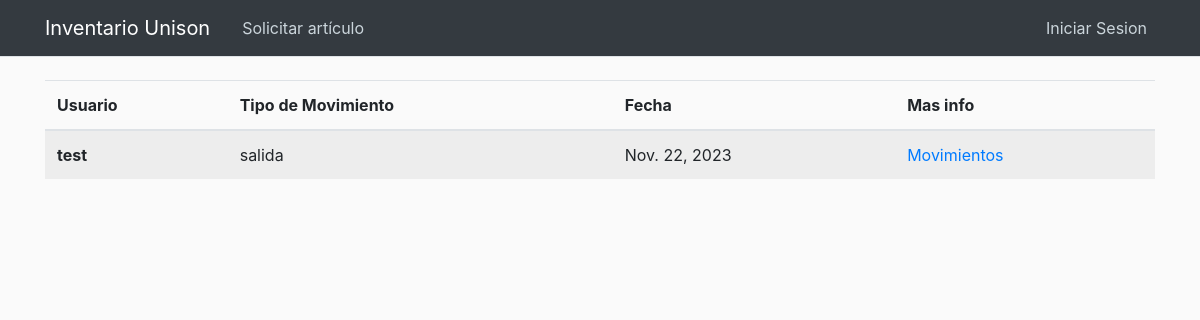
Page /movements on the earlier database version.
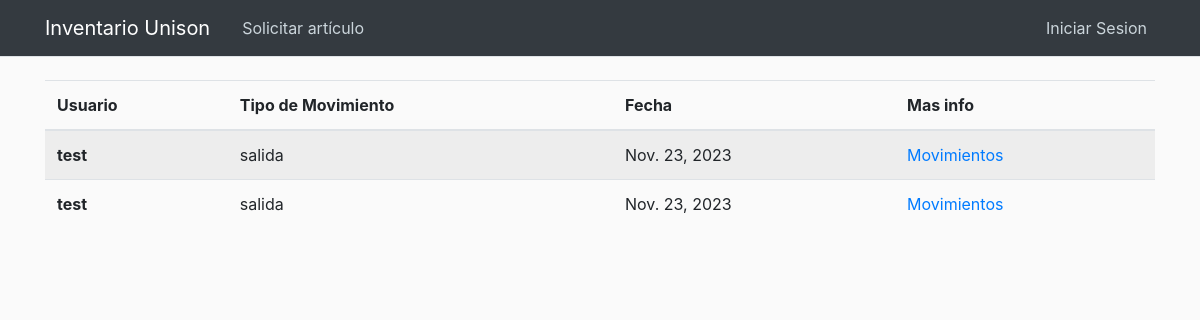
Same page on the later database version.
### inventory/models.py (models this page shows, shortened)
class Report(models.Model):
    TYPE_MOVEMENT = [
        ('entrada', 'Entrada'),
        ('salida', 'Salida'),
    ]
    date = models.DateField(default=timezone.now)
    movement = models.CharField(max_length=10, choices=TYPE_MOVEMENT)
    user = models.ForeignKey(User, on_delete=models.CASCADE)
    reason = models.TextField(blank=True, null=True)

### inventory/views.py (the view)
# urls.py: path('movements', views.movements, name='movements'),
def movements(request):
    movements = Report.objects.all()
    return render(request, 'inventory/movements.html',
                  {'title': 'Stock Movements', 'movements': movements})

### inventory/templates/inventory/movements.html
{% extends "base.html" %}
{% load crispy_forms_filters %}
{% load crispy_forms_tags %}
{% block content %}
    <table class="table table-striped">
        <thead>
        <tr>
            <th scope="col">Usuario</th>
            <th scope="col">Tipo de Movimiento</th>
            <th scope="col">Fecha</th>
            <th scope="col">Mas info</th>
        </tr>
        </thead>
        <tbody>
        {% for movement in movements %}
            <tr>
                <th scope="row">
                    {{ movement.user }}
                </th>
                <td> {{ movement.movement }}</td>
                <td> {{ movement.date }}</td>
                <td>
                    <a href="{% url 'movement_info' movement.id %}"> Movimientos</a>
                </td>
            </tr>
        {% endfor %}
        </tbody>
    </table>
{% endblock content %}

Differences in the rows shown:
removed Report: user "test", movement "salida", date "Nov. 22, 2023"
added Report: user "test", movement "salida", date "Nov. 23, 2023"
added Report: user "test", movement "salida", date "Nov. 23, 2023"
